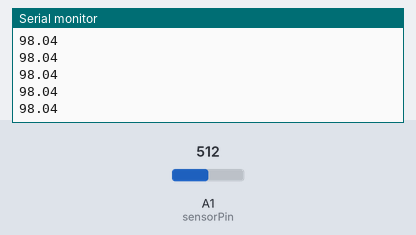
This sketch was run on a simulated Arduino Uno, built with avr-gcc and run on an emulated ATmega328P. Shown: the last lines printed to the serial monitor. Inputs (shaded band) come from the test bench; at power-on: A1 (sensorPin) = 512.

Above: at 1.2 s.
1.3 s: A1 (sensorPin) set to 716
At 2.2 s:
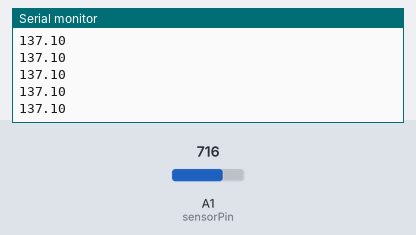
2.8 s: A1 (sensorPin) set to 900
At 3.6 s:
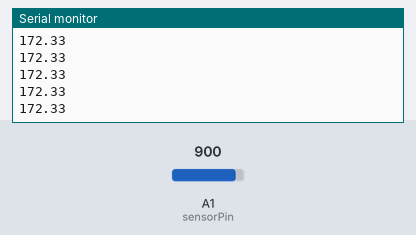
Timing chart, 0 to 5.8 s (numbered marks = the images above; inputs shaded):
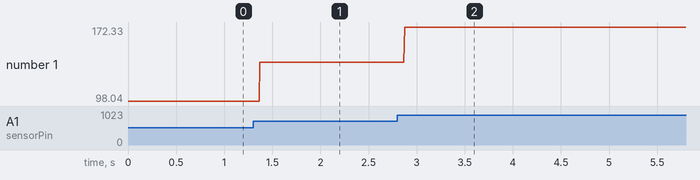

The sketch:

current_sensor.c.ino
```cpp
#define GAIN 51
#define SHUNT .0005

int sensorPin = A1;
int sensorValue = 0;

void setup() {
    Serial.begin(9600);
}

void loop() {
  sensorValue = analogRead(sensorPin);
  float voltage = sensorValue * (5.0 / (1024.0));
  // Compute low-side current
  float current = ( voltage / GAIN ) / SHUNT;
  Serial.println(current);
}
```

Measured:
- after the input at 1.3 s, the serial monitor: prints a new line after 0.07 s (image 1)
- after the input at 2.8 s, the serial monitor: prints a new line after 0.08 s (image 2)
- plotted number 1: 98.04 → 137.1 after the input at 1.3 s, 137.1 → 172 after the input at 2.8 s
